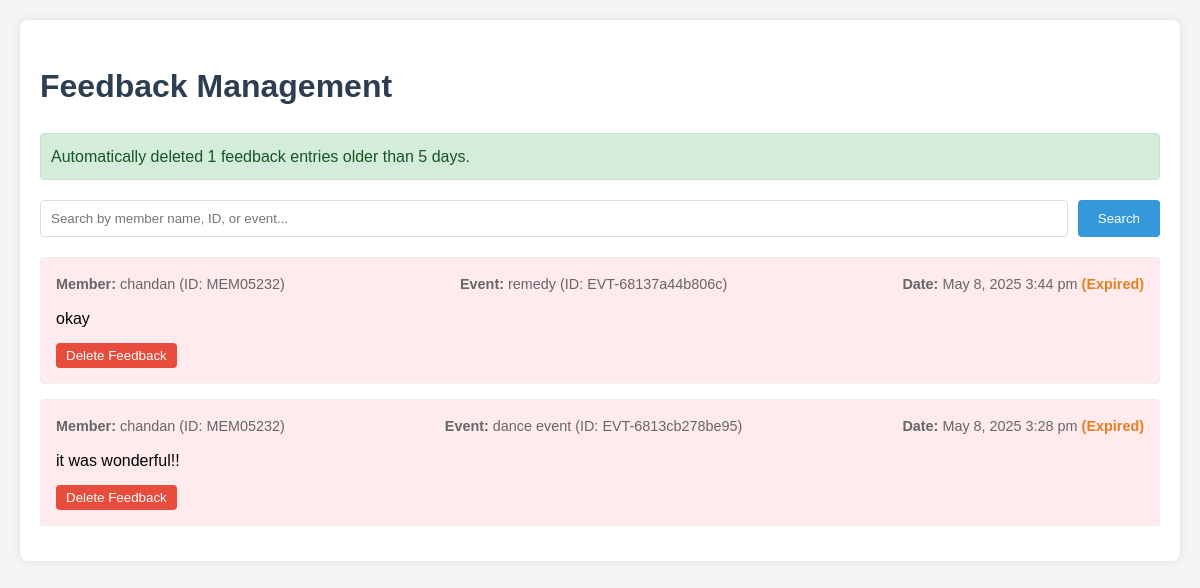
Screenshot of /templates/member_feedback.php (signed in) with the database file from the repository.
### tables this page shows
CREATE TABLE IF NOT EXISTS `feedback` (
  `feedback_id` int NOT NULL,
  `member_id` varchar(20) NOT NULL,
  `event_id` varchar(20) NOT NULL,
  `feedback` tinytext NOT NULL,
  `created_at` timestamp NOT NULL DEFAULT CURRENT_TIMESTAMP,
  PRIMARY KEY (`feedback_id`),
  KEY `member_id` (`member_id`),
  KEY `event_id` (`event_id`)
);

CREATE TABLE IF NOT EXISTS `members` (
  `member_id` varchar(20) NOT NULL,
  `m_name` varchar(100) NOT NULL,
  `m_email` varchar(100) NOT NULL,
  `m_phone_no` varchar(255) NOT NULL,
  `join_date` timestamp NOT NULL,
  `address` varchar(255) NOT NULL,
  `m_password` varchar(200) NOT NULL,
  `profile_photo` varchar(255) DEFAULT NULL,
  PRIMARY KEY (`member_id`),
  UNIQUE KEY `email` (`m_email`),
  UNIQUE KEY `phone_no` (`m_phone_no`)
);

CREATE TABLE IF NOT EXISTS `event` (
  `event_id` varchar(20) NOT NULL,
  `event_type` enum('meeting','workshop','social','cultural','educational','other') NOT NULL DEFAULT 'other',
  `event_name` varchar(200) NOT NULL,
  `event_date` date NOT NULL,
  `event_location` varchar(200) NOT NULL,
  `e_description` text NOT NULL,
  `total_amount` decimal(10,2) DEFAULT NULL,
  `member_share` decimal(10,2) DEFAULT NULL,
  PRIMARY KEY (`event_id`)
);

### templates/member_feedback.php (the view, shortened to what this page needs)
<?php
require_once __DIR__ . '/../includes/db_connect.php';
$search_term = '';
$feedback_list = [];
$success = '';
try {
    $delete_old = $conn->prepare("DELETE FROM feedback WHERE created_at < DATE_SUB(NOW(), INTERVAL 5 DAY)");
    $delete_old->execute();
    $rows_affected = $delete_old->affected_rows;
    if ($rows_affected > 0) {
        $success = "Automatically deleted $rows_affected feedback entries older than 5 days.";
    }
} catch (Exception $e) {
    $error = "Database error during auto-cleanup: " . $e->getMessage();
}
if (empty($feedback_list)) {
    try {
        $stmt = $conn->prepare("
            SELECT f.feedback_id, f.feedback, f.created_at,
                   m.member_id, m.m_name,
                   e.event_id, e.event_name,
                   DATEDIFF(NOW(), f.created_at) as days_old
            FROM feedback f
            JOIN members m ON f.member_id = m.member_id
            JOIN event e ON f.event_id = e.event_id
            ORDER BY f.created_at DESC
        ");
        $stmt->execute();
        $result = $stmt->get_result();
        $feedback_list = $result->fetch_all(MYSQLI_ASSOC);
    } catch (Exception $e) {
        $error = "Database error: " . $e->getMessage();
    }
}
?>
<!DOCTYPE html>
<html lang="en">
<head>
</head>
<body>
    <div class="container">
        <h1>Feedback Management</h1>
        <?php if (!empty($success)): ?>
            <div class="alert alert-success"><?php echo htmlspecialchars($success); ?></div>
        <?php endif; ?>
        <form method="POST" class="search-box">
            <input type="text" name="search_term" placeholder="Search by member name, ID, or event..." value="<?php echo htmlspecialchars($search_term); ?>">
            <button type="submit" name="search">Search</button>
        </form>
        <?php if (!empty($feedback_list)): ?>
            <?php foreach ($feedback_list as $feedback):
                $days_remaining = 5 - $feedback['days_old'];
                $expires_class = '';
                if ($days_remaining <= 0) {
                    $expires_class = 'expired';
                } elseif ($days_remaining <= 2) {
                    $expires_class = 'expires-soon';
                }
            ?>
                <div class="feedback-item <?php echo $expires_class; ?>">
                    <div class="feedback-meta">
                        <div>
                            <strong>Member:</strong>
                            <?php echo htmlspecialchars($feedback['m_name']); ?>
                            (ID: <?php echo htmlspecialchars($feedback['member_id']); ?>)
                        </div>
                        <div>
                            <strong>Event:</strong>
                            <?php echo htmlspecialchars($feedback['event_name']); ?>
                            (ID: <?php echo htmlspecialchars($feedback['event_id']); ?>)
                        </div>
                        <div>
                            <strong>Date:</strong>
                            <?php echo date('M j, Y g:i a', strtotime($feedback['created_at'])); ?>
                            <span class="days-remaining">
                                (<?php echo $days_remaining > 0 ? "Expires in $days_remaining day(s)" : "Expired"; ?>)
                            </span>
                        </div>
                    </div>
                    <div class="feedback-content">
                        <?php echo nl2br(htmlspecialchars($feedback['feedback'])); ?>
                    </div>
                    <form method="POST" onsubmit="return confirm('Are you sure you want to delete this feedback?');">
                        <button type="submit" name="delete_feedback" class="delete-btn">Delete Feedback</button>
                    </form>
                </div>
            <?php endforeach; ?>
        <?php else: ?>
            <p>No feedback found.</p>
        <?php endif; ?>
    </div>
</body>
</html>

### templates/member_feedback.php (style rules this page uses)
body { font-family: 'Arial', sans-serif; line-height: 1.6; margin: 0; padding: 20px; background-color: #f5f5f5; }
.container { max-width: 1200px; margin: 0 auto; background: white; padding: 20px; border-radius: 8px; box-shadow: 0 0 10px rgba(0,0,0,0.1); }
h1 { color: #2c3e50; margin-bottom: 20px; }
.search-box { margin-bottom: 20px; display: flex; gap: 10px; }
.search-box input { flex: 1; padding: 10px; border: 1px solid #ddd; border-radius: 4px; }
.search-box button { padding: 10px 20px; background-color: #3498db; color: white; border: none; border-radius: 4px; cursor: pointer; }
.feedback-item { border: 1px solid #eee; padding: 15px; margin-bottom: 15px; border-radius: 4px; position: relative; }
.feedback-meta { display: flex; justify-content: space-between; margin-bottom: 10px; font-size: 0.9em; color: #666; }
.feedback-content { margin-bottom: 10px; }
.delete-btn { background-color: #e74c3c; color: white; border: none; padding: 5px 10px; border-radius: 4px; cursor: pointer; }
.alert { padding: 10px; margin-bottom: 20px; border-radius: 4px; }
.alert-success { background-color: #d4edda; color: #155724; border: 1px solid #c3e6cb; }
.days-remaining { font-weight: bold; color: #e67e22; }
.expired { background-color: #ffebee; }

### rows the page displays
feedback: member.m_name "chandan", member.member_id "MEM05232", event.event_name "remedy", event.event_id "EVT-68137a44b806c", created_at "May 8, 2025 3:44 pm", feedback "okay"
feedback: member.m_name "chandan", member.member_id "MEM05232", event.event_name "dance event", event.event_id "EVT-6813cb278be95", created_at "May 8, 2025 3:28 pm", feedback "it was wonderful!!"

### other values shown
$success "Automatically deleted 1 feedback entries older than 5 days."
